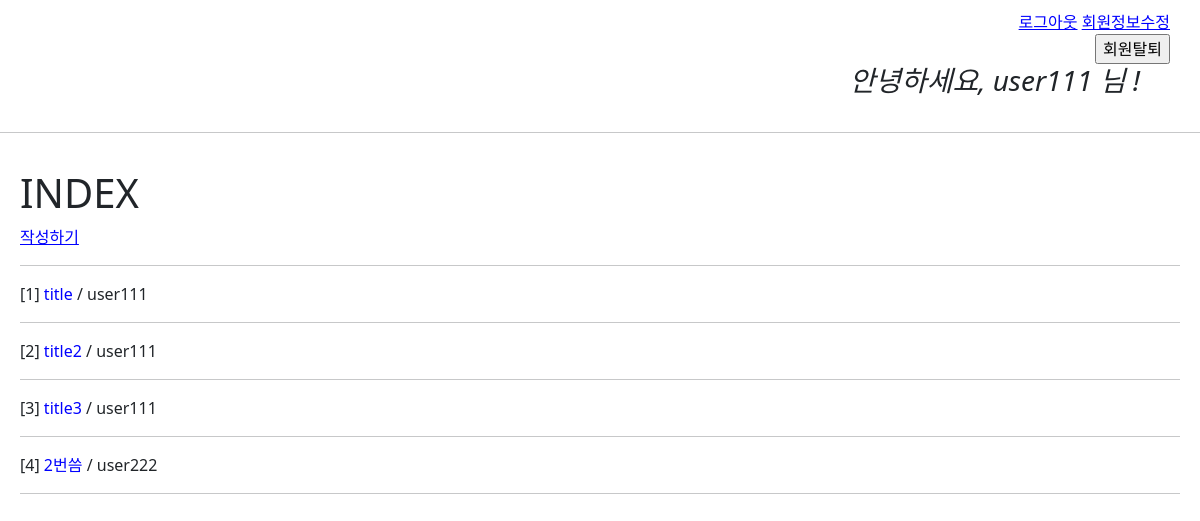
Screenshot of /articles/ (signed in) with the database file from the repository.
### accounts/models.py (models this page shows)
class User(AbstractUser):
    pass

### articles/models.py (models this page shows, shortened)
class Article(models.Model):
    user = models.ForeignKey(settings.AUTH_USER_MODEL, on_delete=models.CASCADE)
    title = models.CharField(max_length=30)
    content = models.TextField()
    image = models.ImageField(blank=True, null=True)
    created_at = models.DateTimeField(auto_now_add=True)
    updated_at = models.DateTimeField(auto_now=True)

### articles/views.py (the view)
# urls.py: path('', views.index, name='index'),
def index(request):
    articles = Article.objects.all()
    context = {'articles': articles}
    return render(request, 'articles/index.html', context)

### articles/templates/articles/index.html
{% extends 'base.html' %}
{% block content %}
  <h1>INDEX</h1>
  <a href="{% url 'articles:create' %}">작성하기</a>
  <hr />
  {% for article in articles %}
    <p>
      [{{article.id}}] <a href="{% url 'articles:detail' article.pk %}" id="article-title">{{article.title}}</a>
      <span> / {{article.user}}</span>
    </p>
    <hr />
  {% endfor %}
{% endblock content %}

### templates/base.html (shortened to what this page needs)
{% load static %}
<!DOCTYPE html>
<html lang="en">
  <head>
    <link href="https://cdn.jsdelivr.net/npm/bootstrap@5.3.0-alpha1/dist/css/bootstrap.min.css" rel="stylesheet">
    <link rel="stylesheet" href="{% static 'base.css' %}">
  </head>
  <body>
    <div id="nav">
      {% if user.is_authenticated %}
        <a href="{% url 'accounts:logout' %}">로그아웃</a>
        <a href="{% url 'accounts:update' %}">회원정보수정</a>
        <form action="{% url 'accounts:delete' %}" method="POST">
          <input type="submit" value="회원탈퇴">
        </form>
        <h3 id="user-hello"><i>안녕하세요, {{user}} 님 !</i></h3>
      {% else %}
        <a href="{% url 'accounts:signup' %}">회원가입</a>
        <a href="{% url 'accounts:login' %}">로그인</a>
      {% endif %}
    </div>
    <hr>
    <div id="content">
      {% block content %}{% endblock content %}
    </div>
  </body>
</html>

### static/base.css (style rules this page uses)
a { color: blue; }
#content { padding: 20px; }
#nav { text-align: right; padding: 10px 30px 10px; }
#user-hello { text-align: right; padding-right: 30px; }
#article-title { text-decoration: none; }

### rows the page displays
User: username "user111"
Article: id "1", title "title", user "user111"
Article: id "2", title "title2", user "user111"
Article: id "3", title "title3", user "user111"
Article: id "4", title "2번씀", user "user222"
